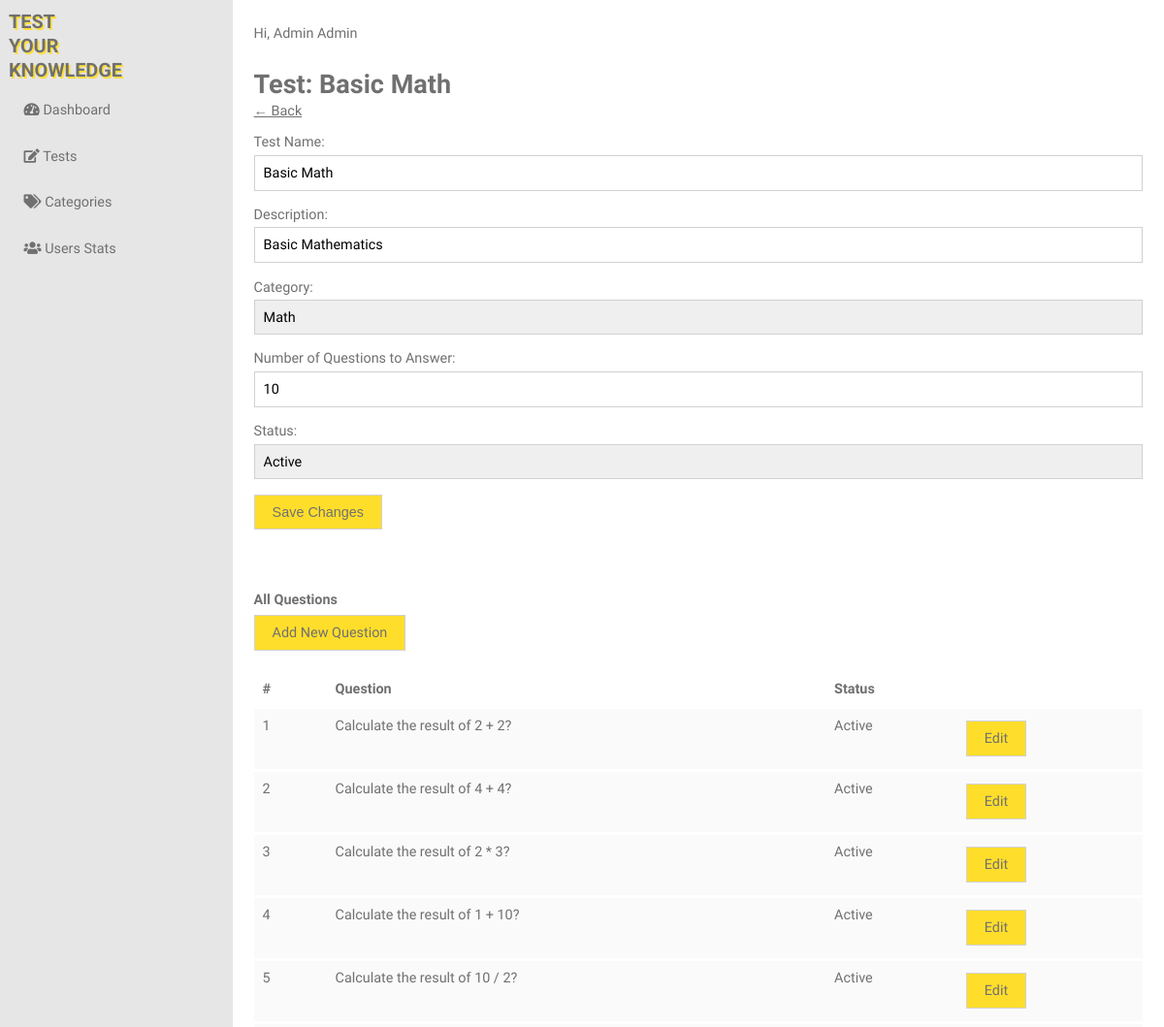
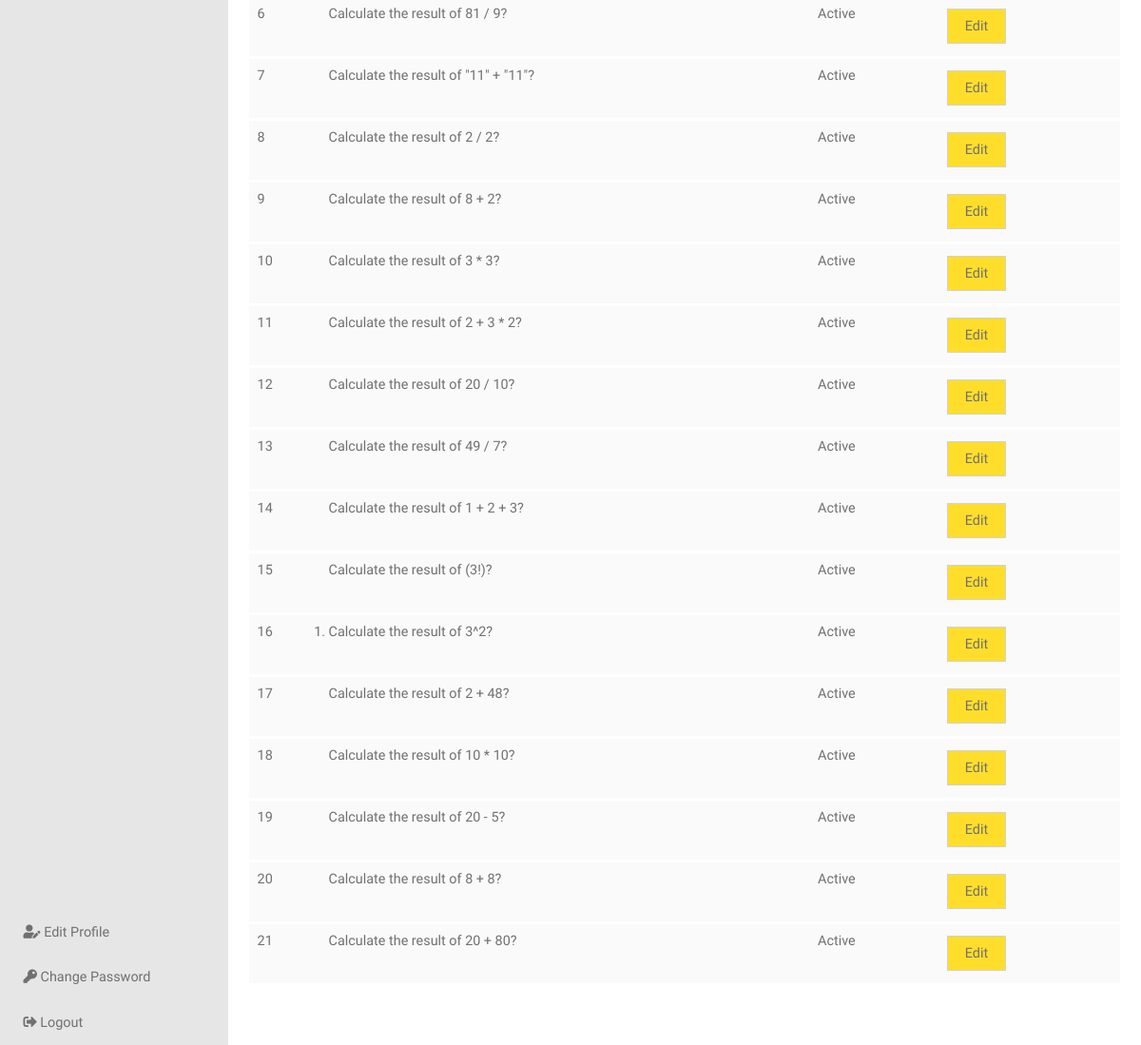
Page /admin/admin-edit-test.php?testId=8 (signed in) on the committed database (2 pictures, top to bottom).
### tables this page shows
CREATE TABLE IF NOT EXISTS `tb_tests` (
  `id` int(11) NOT NULL AUTO_INCREMENT,
  `idCategory` int(11) DEFAULT NULL,
  `name` varchar(100) NOT NULL,
  `description` longtext,
  `numQuestions` int(11) NOT NULL DEFAULT '10',
  `status` tinyint(1) NOT NULL DEFAULT '1',
  `createdDate` timestamp NOT NULL DEFAULT CURRENT_TIMESTAMP,
  `modifiedDate` timestamp NOT NULL DEFAULT CURRENT_TIMESTAMP,
  PRIMARY KEY (`id`)
);

CREATE TABLE IF NOT EXISTS `tb_categories` (
  `id` int(11) NOT NULL AUTO_INCREMENT,
  `name` varchar(50) NOT NULL,
  `createdDate` timestamp NOT NULL DEFAULT CURRENT_TIMESTAMP,
  `modifiedDate` timestamp NOT NULL DEFAULT CURRENT_TIMESTAMP,
  PRIMARY KEY (`id`)
);

CREATE TABLE IF NOT EXISTS `tb_questions` (
  `id` int(11) NOT NULL AUTO_INCREMENT,
  `idTest` int(11) NOT NULL,
  `question` longtext NOT NULL,
  `option1` longtext NOT NULL,
  `option2` longtext NOT NULL,
  `option3` longtext NOT NULL,
  `option4` longtext NOT NULL,
  `correctOption` varchar(10) NOT NULL,
  `status` tinyint(1) NOT NULL DEFAULT '1',
  `createdDate` timestamp NOT NULL DEFAULT CURRENT_TIMESTAMP,
  `modifiedDate` timestamp NOT NULL DEFAULT CURRENT_TIMESTAMP,
  PRIMARY KEY (`id`)
);

### model/database.php (called while the page is built, shortened)
<?php
class Database {
    public $connection;
    public function getConnection(){
        $this->connection = new mysqli(DB_HOST, DB_USER, DB_PASSWORD, DB_NAME);
    }
    public function query($query){
        $result = $this->connection->query($query);
        return $result;
    }
    public function escape_string($string){
        $escaped_string = $this->connection->real_escape_string($string);
        return $escaped_string;
    }
    public function prepare($query){
        return $this->connection->prepare($query);
    }
}
$database = new Database();
?>

### model/tests.php (called while the page is built, shortened)
<?php
class Test {
    private $idCategory;
    private $name;
    private $description;
    private $numQuestions;
    private $status;
    public function getIdCategory(){
        return $this->idCategory;
    }
    public function setIdCategory($idCategory){
        $this->idCategory = $idCategory;
    }
    public function getName(){
        return $this->name;
    }
    public function setName($name){
        $this->name = $name;
    }
    public function getDescription(){
        return $this->description;
    }
    public function setDescription($description){
        $this->description = $description;
    }
    public function getNumQuestions(){
        return $this->numQuestions;
    }
    public function setNumQuestions($numQuestions){
        $this->numQuestions = $numQuestions;
    }
    public function getStatus(){
        return $this->status;
    }
    public function setStatus($status){
        $this->status = $status;
    }
    public static function getTestData() {
        global $database;
        $testId = $_SESSION['testId'];
        $testId = $database->escape_string($testId);
        $testObject = new self;
        if($stmt = $database->prepare("SELECT t.id as idTest, t.idCategory, t.name as testName, t.description, t.numQuestions, t.status, c.name as category FROM tb_tests t, tb_categories c WHERE t.id = ? AND c.id = t.idCategory")){
            $stmt->bind_param("i", $testId);
            $stmt->execute();
            $stmt->store_result();
            $stmt->bind_result($idTest, $idCategory, $testName, $description, $numQuestions, $status, $category);
            if($stmt->num_rows) {
                $testObject->setId($idTest);
                $testObject->setIdCategory($idCategory);
                $testObject->setName($testName);
                $testObject->setDescription($description);
                $testObject->setNumQuestions($numQuestions);
                $testObject->setStatus($status);
                $testObject->setCategory($category);
            }
        }
        return $testObject;
    }
}
?>

### model/categories.php (called while the page is built, shortened)
<?php
class Category {
    private $id;
    private $name;
    public function getId(){
        return $this->id;
    }
    public function setId($id){
        $this->id = $id;
    }
    public function getName(){
        return $this->name;
    }
    public function setName($name){
        $this->name = $name;
    }
    public static function getAllCategories(){
        global $database;
        $query = "SELECT * FROM tb_categories";
        $result = $database->query($query);
        $categories = [];
        if($result->num_rows) {
            while($row = $result->fetch_assoc()){
                $categoryObject = new self;
                $categoryObject->setId($row['id']);
                $categoryObject->setName($row['name']);
                $categories[] = $categoryObject;
            }
        }
        return $categories;
    }
}
?>

### model/questions.php (called while the page is built, shortened)
<?php
class Question {
    private $id;
    private $question;
    private $status;
    public function getId(){
        return $this->id;
    }
    public function setId($id){
        $this->id = $id;
    }
    public function getQuestion(){
        return $this->question;
    }
    public function setQuestion($question){
        $this->question = $question;
    }
    public function getStatus(){
        return $this->status;
    }
    public function setStatus($status){
        $this->status = $status;
    }
    public static function getAllQuestionsByTestId(){
        global $database;
        $testId = $_SESSION['testId'];
        $testId = $database->escape_string($testId);
        $testQuestions = [];
        if($stmt = $database->prepare("SELECT id, idTest, question, option1, option2, option3, option4, correctOption, status FROM tb_questions WHERE idTest = ?")){
            $stmt->bind_param("i", $testId);
            $stmt->execute();
            $stmt->store_result();
            $stmt->bind_result($id, $idTest, $question, $option1, $option2, $option3, $option4, $correctOption, $status);
            if($stmt->num_rows) {
                while($stmt->fetch()){
                    $questionObject = new self;
                    $status = ($status ? "Active" : "Inactive");
                    $questionObject->setId($id);
                    $questionObject->setIdTest($idTest);
                    $questionObject->setQuestion($question);
                    $questionObject->setOption1($option1);
                    $questionObject->setOption2($option2);
                    $questionObject->setOption3($option3);
                    $questionObject->setOption4($option4);
                    $questionObject->setCorrectOption($correctOption);
                    $questionObject->setStatus($status);
                    $testQuestions[] = $questionObject;
                }
            }
        }
        return $testQuestions;
    }
}
?>

### view/questions.php (the view)
<?php
function showAllQuestions($testQuestions) {
    $count = 1;
    if(!empty($testQuestions)){
        foreach ($testQuestions as $question) {
            $questionBody = htmlspecialchars_decode(stripslashes($question->getQuestion()), ENT_QUOTES);
            echo "<tr class='tr-questions'>";
                echo "<td class='td-questions'>{$count}</td>";
                echo "<td class='td-questions'>{$questionBody}</td>";
                echo "<td class='td-questions'>{$question->getStatus()}</td>";
                echo "<td class='td-questions tb-button'><a href='admin-edit-question.php?questionId={$question->getId()}' class='link-button m-b-10'>Edit</a></td>";
            echo "</tr>";
            $count++;
        }
    }
}
?>

### admin/admin-edit-test.php (shortened to what this page needs)
<?php include "../view/header-admin.php"; ?>
<?php
if(isset($_POST['submit'])){
    $message = Test::updateTest();
    $test = Test::getTestData();
} else {
    $test = Test::getTestData();
}
?>
<body>
    <div class="container">
        <?php include "../view/menu-admin.php"; ?>
        <main class="main">
            <?php include "../view/welcome.php"; ?>
            <div class="page-title-box">
                <h2 class="page-title">Test: <?php echo $test->getName();?></h2>
                <h3><a class="link-form" href="admin-tests-list.php">&larr; Back</a></h3>
            </div>
            <div>
                <form action="admin-edit-test.php" method="post">
                    <div class="form-group">
                        <label for="name"><span class="label-text">Test Name: </span>
                            <input type="text" name="name" class="form-input" placeholder="Test Name" title="Must have 2 letters or more" minlength=2 autofocus required
                            value="<?php echo isset($_POST["name"]) ? $_POST["name"] : $test->getName(); ?>">
                        </label>
                    </div>
                    <div class="form-group">
                        <label for="description"><span class="label-text">Description:</span>
                            <input type="text" name="description" class="form-input" placeholder="Description" title="Must have 2 letters or more" minlength=2 required
                            value="<?php echo isset($_POST["description"]) ? $_POST["description"] : $test->getDescription(); ?>">
                        </label>
                    </div>
                    <div class="form-group">
                        <label for="idCategory"><span class="label-text">Category:</span>
                            <select name="idCategory" id="idCategory" class="form-input">
                            <?php
                            $categories = Category::getAllCategories();
                            foreach ($categories as $category) {
                            ?>
                                <option value="<?php echo $category->getId(); ?>" <?php echo (isset($_POST['idCategory']) && $_POST['idCategory'] == $category->getId()) || $test->getIdCategory() == $category->getId() ? 'selected' : ''; ?>><?php echo $category->getName(); ?></option>
                            <?php
                            }
                            ?>
                            </select>
                        </label>
                    </div>
                    <div class="form-group">
                        <label for="numQuestions"><span class="label-text">Number of Questions to Answer:</span>
                            <input type="number" name="numQuestions" class="form-input" placeholder="" pattern="[0-9]{2,}" title="Must have at least 10" min="10" required
                            value="<?php echo isset($_POST["numQuestions"]) ? $_POST["numQuestions"] : $test->getNumQuestions(); ?>">
                        </label>
                    </div>
                    <div class="form-group">
                        <label for="status"><span class="label-text">Status:</span>
                            <select name="status" id="status" class="form-input">
                                <option value="1" <?php echo (isset($_POST['status']) && $_POST['status'] == 1) || $test->getStatus() == 1 ? 'selected' : ''; ?>>Active</option>
                            </select>
                        </label>
                    </div>
                    <div class="form-group">
                        <input type="submit" name="submit" class="form-button-small" value="Save Changes">
                    </div>
                </form>
            </div>
            <br>
            <div class="questions-container">
                <p><strong>All Questions</strong></p>
            </div>
            <br>
            <div class="m-b-10">
                <p><a href="admin-add-question.php" class="link-button">Add New Question</a></p>
            </div>
            <div class="questions-container">
                <?php if(!empty(Question::getAllQuestionsByTestId())) {?>
                    <table class="table-questions">
                        <thead>
                            <tr>
                                <th class="td-questions">#</th>
                                <th class="td-questions">Question</th>
                                <th class="td-questions">Status</th>
                                <th class="td-questions"></th>
                            </tr>
                        </thead>
                        <tbody>
                            <?php showAllQuestions(Question::getAllQuestionsByTestId()); ?>
                        </tbody>
                    </table>
                <?php } else {
                    echo "No questions added yet.";
                } ?>
            </div>
        </main>
    </div>
</body>
</html>

### assets/css/style.css (style rules this page uses)
*, *::after, *::before { margin: 0; padding: 0; box-sizing: inherit; }
html { font-size: 62.5%; }
@media only screen and (max-width: 75em) { html { font-size: 56.25%; } }
body { box-sizing: border-box; font-family: "Nanum Gothic", sans-serif; font-size: 1.6rem; color: #707070; }
.m-b-10 { margin-bottom: 1rem; }
.form-group { margin-bottom: 1.8rem; }
.form-input { border: 1px solid #D1D1D1; padding: 1rem; outline: none; width: 100%; font-size: 1.6rem; font-family: "Nanum Gothic", sans-serif; }
.label-text { display: inline-block; margin-bottom: .5rem; }
select { width: 100%; padding: 1rem; font-size: 1.6rem; border: 1px solid #ccc; border-radius: 0px; height: 4rem; -webkit-appearance: none; -moz-appearance: none; appearance: none; }
table { width: 100%; margin-top: 3rem; border-spacing: .5rem; }
th, td { padding: 1rem 0; text-align: left; vertical-align: top; }
.tr-questions { background-color: #FAFAFA; border-bottom: .2rem solid #FFF; }
.table-questions { border-spacing: 0; margin-bottom: 4rem; }
.td-questions { padding: 1rem; border-bottom: 3px solid #FFF; }
.tb-button { padding: 2.5rem 1.5rem; }
.form-button, .form-button-small, .link-button { background-color: #FFDE2B; padding: 1rem 2rem; font-size: 1.6rem; border: 1px solid #D1D1D1; outline: none; color: #707070; }
.link-button { text-decoration: none; }
.link-form { color: #707070; font-size: 1.6rem; font-weight: 400; font-family: "Nanum Gothic", sans-serif; }
.container { min-height: 100vh; display: grid; grid-template-rows: repeat(1, minmax(100vh, max-content)); grid-template-columns: .25fr 1fr; grid-template-areas: "side main"; }
.main { grid-area: main; padding: 2.9rem 2.4rem; }
.page-title { font-size: 3rem; font-weight: 700; }
.page-title-box { width: 100%; margin: 3.1rem 0 1.7rem 0; }
.questions-container { margin-top: 3.5rem; }

### rows in the picture
tb_tests: name "Basic Math", description "Basic Mathematics", idCategory "Math", numQuestions "10", status "Active"
tb_questions: question "Calculate the result of 2 + 2?", status "Active"
tb_questions: question "Calculate the result of 4 + 4?", status "Active"
tb_questions: question "Calculate the result of 2 * 3?", status "Active"
tb_questions: question "Calculate the result of 1 + 10?", status "Active"
tb_questions: question "Calculate the result of 10 / 2?", status "Active"
tb_questions: question "Calculate the result of 81 / 9?", status "Active"
tb_questions: question "Calculate the result of \"11\" + \"11\"?", status "Active"
tb_questions: question "Calculate the result of 2 / 2?", status "Active"
tb_questions: question "Calculate the result of 8 + 2?", status "Active"
tb_questions: question "Calculate the result of 3 * 3?", status "Active"
tb_questions: question "Calculate the result of 2 + 3 * 2?", status "Active"
tb_questions: question "Calculate the result of 20 / 10?", status "Active"
tb_questions: question "Calculate the result of 49 / 7?", status "Active"
tb_questions: question "Calculate the result of 1 + 2 + 3?", status "Active"
tb_questions: question "Calculate the result of (3!)?", status "Active"
tb_questions: question "Calculate the result of 3^2?", status "Active"
tb_questions: question "Calculate the result of 2 + 48?", status "Active"
tb_questions: question "Calculate the result of 10 * 10?", status "Active"
tb_questions: question "Calculate the result of 20 - 5?", status "Active"
tb_questions: question "Calculate the result of 8 + 8?", status "Active"
tb_questions: question "Calculate the result of 20 + 80?", status "Active"

### other values in the picture
$_SESSION['firstName'] "Admin"
$_SESSION['lastName'] "Admin"
